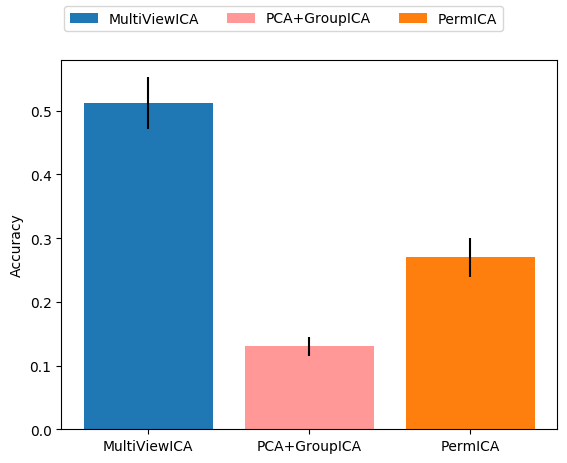

The script that saved this image:
import numpy as np
from sklearn.model_selection import KFold

from multiviewica.permica import permica
from multiviewica.groupica import groupica
from multiviewica.multiviewica import multiviewica
from multiviewica.reduce_data import (
    reduce_data,
    load_and_concat,
    online_dot,
    srm,
)
from timesegment_matching_utils import time_segment_matching
import os
import matplotlib.pyplot as plt
from plot_utils import confidence_interval


n_subjects = 17
n_runs = 5
n_components = 5

n_subjects = 17
n_runs = 5
paths = np.array(
    [
        [
            os.path.join(
                "..", "data", "masked_movie_files", "sub%i_run%i.npy" % (i, j)
            )
            for j in range(n_runs)
        ]
        for i in range(n_subjects)
    ]
)


algos = [
    ("MultiViewICA", multiviewica),
    ("PCA+GroupICA", groupica),
    ("PermICA", permica),
]
cv = KFold(n_splits=5, shuffle=False)
res = []
for i, (train_runs, test_runs) in enumerate(cv.split(np.arange(n_runs))):
    train_paths = paths[:, train_runs]
    test_paths = paths[:, test_runs]
    A, X_train = reduce_data(train_paths, n_components=n_components)
    data_test = load_and_concat(test_paths)
    res_ = []
    for name, algo in algos:
        if name == "PermICA" or name == "MultiViewICA":
            # With PermICA and MultiViewICA we use SRM as preprocessing
            A, X_train = srm(train_paths, n_components=n_components)
            W, S = algo(X_train, tol=1e-5, max_iter=10000)
            forward = [W[i].dot(A[i].T) for i in range(n_subjects)]
            backward = [
                A[i].dot(np.linalg.inv(W[i])) for i in range(n_subjects)
            ]
        elif name == "PCA+GroupICA":
            # With PCA+GroupICA we use subject specific PCA
            A, X_train = reduce_data(train_paths, n_components=n_components)
            W, S = algo(X_train, tol=1e-5, max_iter=10000)
            # We use double regression to compute forward operator
            backward = online_dot(train_paths, np.linalg.pinv(S))
            forward = [np.linalg.pinv(b) for b in backward]
        shared = np.array(
            [forward[i].dot(data_test[i]) for i in range(n_subjects)]
        )
        cv_scores = time_segment_matching(shared, win_size=9)
        res_.append(cv_scores)
    res.append(res_)

# Plotting
cm = plt.cm.tab20

algos = [
    ("MultiViewICA", cm(0)),
    ("PCA+GroupICA", cm(7)),
    ("PermICA", cm(2)),
]

res = np.array(res)

fig, ax = plt.subplots()
for i, (algo, color) in enumerate(algos):
    res_algo = res[:, i, :].flatten()
    av = np.mean(res_algo)
    low, high = confidence_interval(res_algo)
    low = av - low
    high = high - av
    ax.bar(
        i,
        height=[av],
        width=0.8,
        label=algo,
        color=color,
        yerr=np.array([[low], [high]]),
    )
plt.ylabel(r"Accuracy")
plt.xticks([0, 1, 2], ["MultiViewICA", "PCA+GroupICA", "PermICA"])
fig.legend(
    ncol=3, loc="upper center",
)
plt.savefig(
    "timesegment_matching.png", bbox_inches="tight",
)
